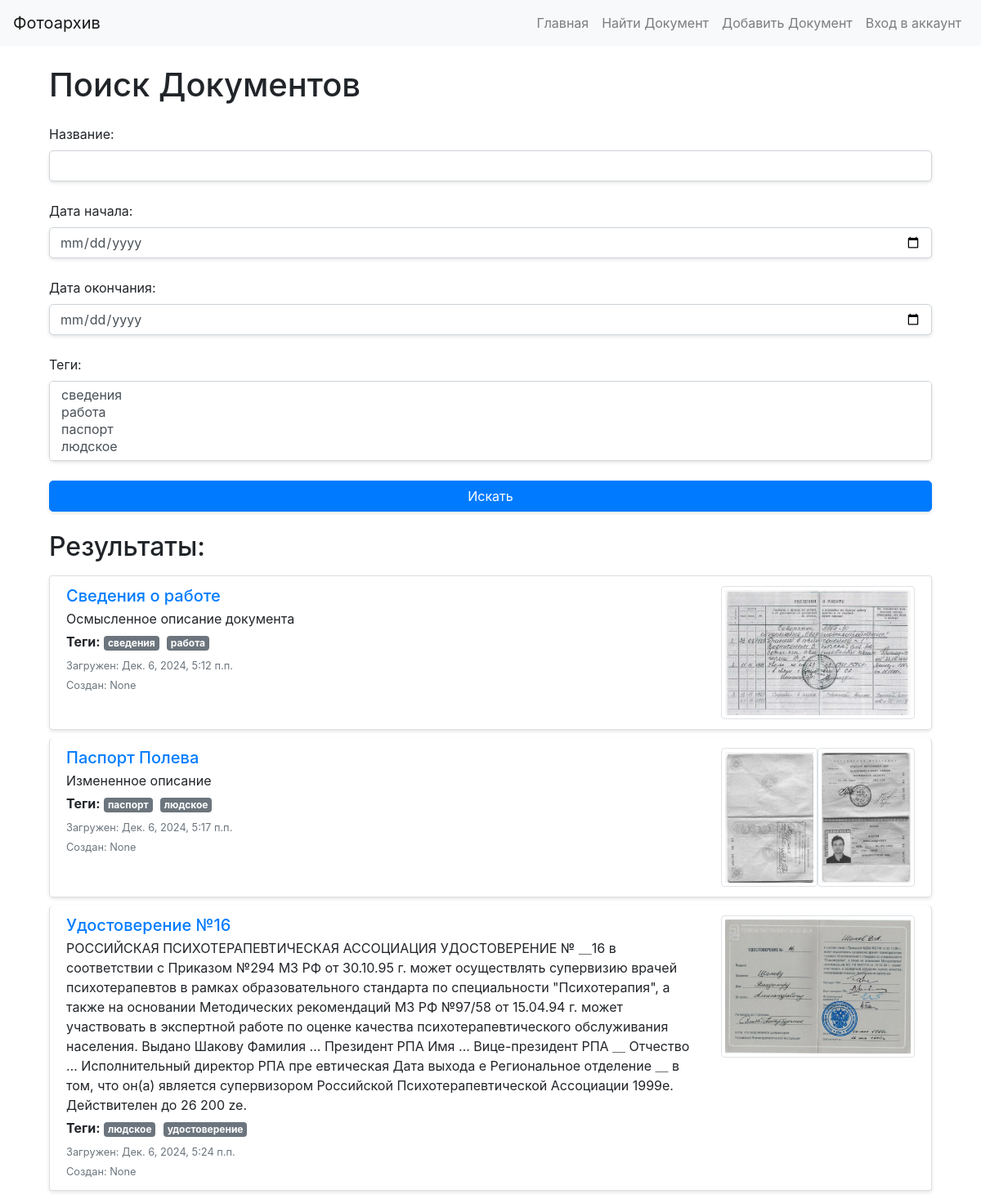
The page /document/ on the database its author committed.
### documents/models.py (models this page shows, shortened)
class BaseModel(models.Model):
    name = models.CharField(max_length=100, verbose_name='Название')
    created_at = models.DateTimeField(default=timezone.now, verbose_name='Дата создания')
    class Meta:
        abstract = True

class Document(BaseModel):
    description = models.TextField(verbose_name='Описание')
    tags = models.ManyToManyField(Tag, related_name='documents', blank=True, verbose_name='Теги')
    uploaded_at = models.DateTimeField(default=timezone.now, verbose_name='Дата загрузки')
    class Meta:
        verbose_name = 'Документ'
        verbose_name_plural = 'Документы'

class Tag(BaseModel):
    class Meta:
        verbose_name = 'Тег'
        verbose_name_plural = 'Теги'

class Image(models.Model):
    document = models.ForeignKey(Document, related_name='images', on_delete=models.CASCADE, verbose_name='Документ')
    image = models.ImageField(upload_to='images/', verbose_name='Изображение')
    class Meta:
        verbose_name = 'Изображение'
        verbose_name_plural = 'Изображения'

### documents/views.py (the view, shortened to what this page needs)
# urls.py: path('', document_search, name='document_search'),
def document_search(request):
    form = SearchForm()
    results = Document.objects.all()
    tags = Tag.objects.all()
    return render(request, 'photoArchive/document_search.html', {'form': form, 'results': results, 'tags': tags})

### documents/forms.py
class SearchForm(forms.Form):
    name = forms.CharField(
        required=False,
        widget=forms.TextInput(attrs={'class': 'form-control'}),
        label='Название'
    )
    start_date = forms.DateField(
        required=False,
        widget=forms.DateInput(attrs={'class': 'form-control'}),
        label='Дата начала'
    )
    end_date = forms.DateField(
        required=False,
        widget=forms.DateInput(attrs={'class': 'form-control'}),
        label='Дата окончания'
    )
    tags = forms.ModelMultipleChoiceField(
        queryset=Tag.objects.all(),
        required=False,
        widget=forms.SelectMultiple(attrs={'class': 'form-control'}),
        label='Теги'
    )

### templates/photoArchive/document_search.html (shortened to what this page needs)
{% extends "base.html" %}
{% load static %}
{% block content %}
<div class="container mt-4">
    <h1 class="mb-4">Поиск Документов</h1>
    <form method="get" action="{% url 'document_search' %}" class="mb-4">
        <div class="form-group">
            {{ form.name.label_tag }}
            <input type="text" name="{{ form.name.name }}" class="form-control" value="{{ form.name.value|default_if_none:'' }}">
        </div>
        <div class="form-group">
            {{ form.start_date.label_tag }}
            <input type="date" name="{{ form.start_date.name }}" class="form-control" value="{{ form.start_date.value|default_if_none:'' }}">
        </div>
        <div class="form-group">
            {{ form.end_date.label_tag }}
            <input type="date" name="{{ form.end_date.name }}" class="form-control" value="{{ form.end_date.value|default_if_none:'' }}">
        </div>
        <div class="form-group">
            {{ form.tags.label_tag }}
            <select name="{{ form.tags.name }}" class="form-control" multiple>
                {% for tag in tags %}
                    <option value="{{ tag.id }}" {% if tag.id|stringformat:"s" in form.tags.value|stringformat:"s" %}selected{% endif %}>{{ tag.name }}</option>
                {% endfor %}
            </select>
        </div>
        <button type="submit" class="btn btn-primary btn-block">Искать</button>
    </form>
    {% if results %}
        <h2 class="mb-3">Результаты:</h2>
        <div class="list-group">
            {% for doc in results %}
                <div class="list-group-item">
                    <div class="row">
                        <div class="col-md-9">
                            <h5 class="mb-1"><a href="{% url 'document_detail' doc.id %}">{{ doc.name }}</a></h5>
                            <p class="mb-1">{{ doc.description }}</p>
                            {% if doc.tags.all %}
                                <p class="mb-1">
                                    <strong>Теги:</strong>
                                    {% for tag in doc.tags.all %}
                                        <span class="badge badge-secondary">{{ tag.name }}</span>
                                    {% endfor %}
                                </p>
                            {% else %}
                                <p class="mb-1"><strong>Теги:</strong> Нет тегов</p>
                            {% endif %}
                            <small class="text-muted">Загружен: {{ doc.uploaded_at }}</small><br>
                            <small class="text-muted">Создан: {{ doc.created_at }}</small>
                        </div>
                        <div class="col-md-3 d-flex img-fluid">
                            {% if doc.images.all  %}
                                {% for image in doc.images.all %}
                                    <div class="image_holder ">
                                        <img src="{{ image.image.url }}" class="img-thumbnail" alt="{{ doc.name }}">
                                    </div>
                                {% endfor %}
                            {% else %}
                                <img src="{% static 'images/svin.jpg' %}" class="img-thumbnail" alt="No Image">
                            {% endif %}
                        </div>
                    </div>
                </div>
            {% endfor %}
        </div>
    {% else %}
        <p>Результаты не найдены.</p>
    {% endif %}
</div>
{% endblock %}

### templates/base.html (shortened to what this page needs)
{% load static %}
<!DOCTYPE html>
<html lang="en">
<head>
    <link href="https://stackpath.bootstrapcdn.com/bootstrap/4.5.2/css/bootstrap.min.css" rel="stylesheet">
    <link rel="stylesheet" type="text/css" href="{% static 'css/styles.css' %}">
</head>
<body>
    <header>
        <nav class="navbar navbar-expand-lg navbar-light bg-light">
            <a class="navbar-brand" href="{% url 'index' %}">Фотоархив</a>
            <div class="collapse navbar-collapse" id="navbarNav">
                <ul class="navbar-nav ml-auto">
                    <li class="nav-item">
                        <a class="nav-link" href="{% url 'index' %}">Главная</a>
                    </li>
                    <li class="nav-item">
                        <a class="nav-link" href="{% url 'document_search' %}">Найти Документ</a>
                    </li>
                    <li class="nav-item">
                        <a class="nav-link" href="{% url 'document_create' %}">Добавить Документ</a>
                    </li>
                    {% if user.is_authenticated %}
                        <li class="nav-item">
                            <a class="nav-link" href="{% url 'logout' %}">Выход из аккаунта</a>
                        </li>
                    {% else %}
                        <li class="nav-item">
                            <a class="nav-link" href="{% url 'login' %}">Вход в аккаунт</a>
                        </li>
                    {% endif %}
                </ul>
            </div>
        </nav>
    </header>
    <main class="container mt-4">
        {% block content %}
        {% endblock %}
    </main>
</body>
</html>

### static/css/styles.css (style rules this page uses)
.form-group { margin-bottom: 1.5rem; }
.form-control { border-radius: 5px; box-shadow: 0 2px 4px rgba(0, 0, 0, 0.1); }
.btn-primary { border-radius: 5px; box-shadow: 0 2px 4px rgba(0, 0, 0, 0.1); }
.list-group-item { margin-bottom: 10px; border-radius: 5px; box-shadow: 0 2px 4px rgba(0, 0, 0, 0.1); }
.badge { margin-right: 5px; }

### rows shown on the page
Document: name "Сведения о работе", description "Осмысленное описание документа", uploaded_at "Дек. 6, 2024, 5:12 п.п.", created_at "None"
Tag: {{ tag.id }} 1 (drawn), name "сведения"
Tag: {{ tag.id }} 2 (drawn), name "работа"
Image: image (picture)
Document: name "Паспорт Полева", description "Измененное описание", uploaded_at "Дек. 6, 2024, 5:17 п.п.", created_at "None"
Tag: {{ tag.id }} 3 (drawn), name "паспорт"
Tag: {{ tag.id }} 4 (drawn), name "людское"
Image: image (picture)
Image: image (picture)
Document: name "Удостоверение №16", description "РОССИЙСКАЯ ПСИХОТЕРАПЕВТИЧЕСКАЯ АССОЦИАЦИЯ УДОСТОВЕРЕНИЕ № ＿16 в соответствии с Приказом №294 М3 РФ от 30.10.95 г. может осуществлять супервизию врачей психотерапевтов в рамках образовательного стандарта по специальности \"Психотерапия\", а также на основании Методических рекомендаций МЗ РФ №97/58 от 15.04.94 г. может участвовать в экспертной работе по оценке качества психотерапевтического обслуживания населения. Выдано Шакову Фамилия … Президент РПА Имя … Вице-президент РПА ＿ Отчество … Исполнительный директор РПА пре евтическая Дата выхода e Региональное отделение ＿ в том, что он(а) является супервизором Российской Психотерапевтической Ассоциации 1999e. Действителен до 26 200 ze.", uploaded_at "Дек. 6, 2024, 5:24 п.п.", created_at "None"
Tag: {{ tag.id }} 5 (drawn), name "удостоверение"
Image: image (picture)
